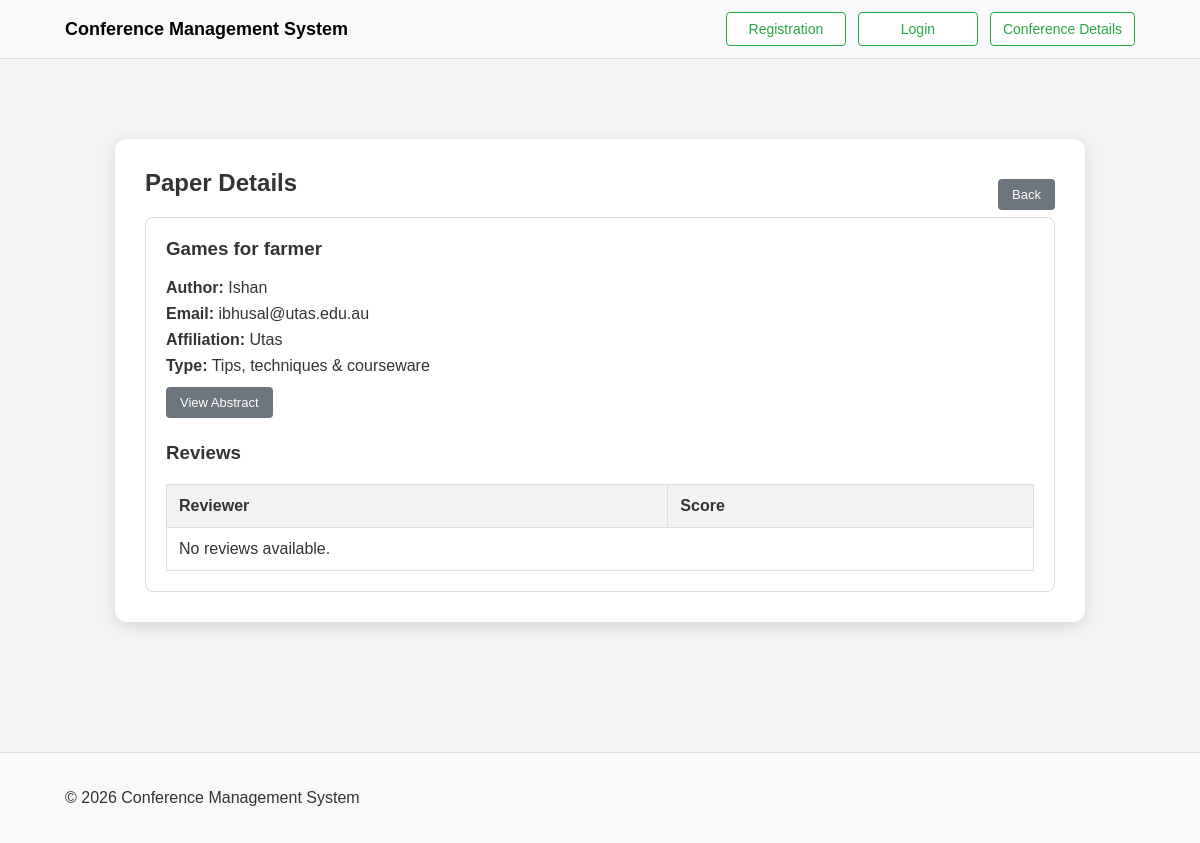
Page /details.php?id=5 on the earlier database version.
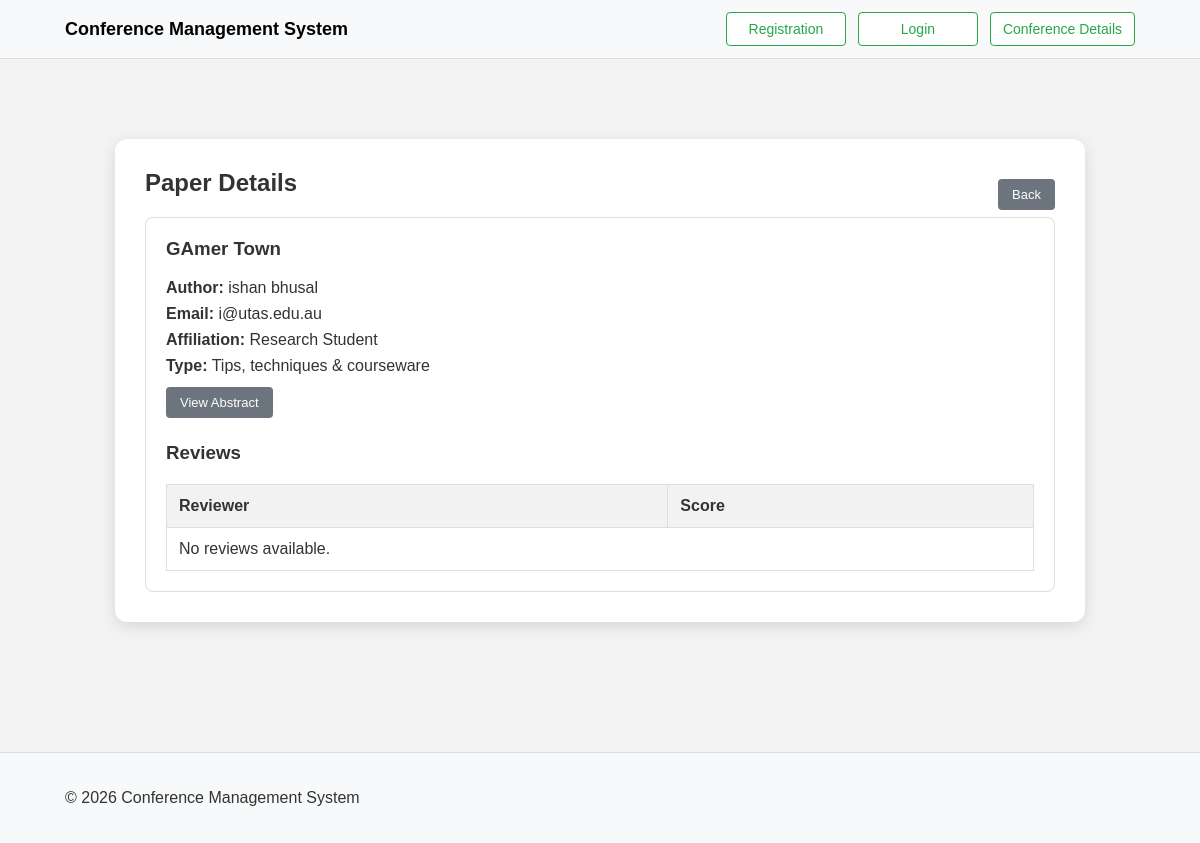
Same page on the later database version.
### tables this page shows
CREATE TABLE Submissions (
    id INTEGER PRIMARY KEY AUTOINCREMENT,
    User_id INTEGER NOT NULL,
    title TEXT NOT NULL,
    paper_type TEXT,
    accepted BOOLEAN DEFAULT 0,
    abstract TEXT,
    FOREIGN KEY (User_id) REFERENCES Users(id)
);

CREATE TABLE Users (
    id INTEGER PRIMARY KEY AUTOINCREMENT,
    Name TEXT NOT NULL,
    Email TEXT NOT NULL UNIQUE,
    Password TEXT NOT NULL,
    affiliation TEXT,
    Role TEXT
);

### details.php (the view, shortened to what this page needs)
<?php
include('db_conn.php');
$id = (int)$_GET['id'];
$sql = "
    SELECT
        s.id,
        s.title,
        s.paper_type,
        s.abstract,
        u.Name AS author_name,
        u.Email AS author_email,
        u.affiliation
    FROM Submissions s
    JOIN Users u ON s.User_id = u.id
    WHERE s.id = :id
";
$stmt = $pdo->prepare($sql);
$stmt->bindParam(':id', $id, PDO::PARAM_INT);
$stmt->execute();
$submission = $stmt->fetch(PDO::FETCH_ASSOC);
$reviewSql = "
    SELECT
        reviewer.Name AS reviewer_name,
        r.results
    FROM Review r
    JOIN Users reviewer ON r.user_id = reviewer.id
    WHERE r.submission_id = :id
";
$reviewStmt = $pdo->prepare($reviewSql);
$reviewStmt->bindParam(':id', $id, PDO::PARAM_INT);
$reviewStmt->execute();
$reviews = $reviewStmt->fetchAll(PDO::FETCH_ASSOC);
?>
<!DOCTYPE html>
<html lang="en">
<head>
    <link rel="stylesheet" href="styles.css">
</head>
<body>
<?php require_once 'nav.php'; ?>
<div class="content-area">
  <div class="wrapper">
    <div class="details-box">
      <div style="display:flex; justify-content:space-between; align-items:center; gap:16px; flex-wrap:wrap;">
        <h2>Paper Details</h2>
        <a href="submissions.php" class="secondary-btn">Back</a>
      </div>
      <div class="detail-card">
        <h3><?php echo htmlspecialchars($submission['title']); ?></h3>
        <p><strong>Author:</strong> <?php echo htmlspecialchars($submission['author_name']); ?></p>
        <p><strong>Email:</strong> <?php echo htmlspecialchars($submission['author_email']); ?></p>
        <p><strong>Affiliation:</strong> <?php echo htmlspecialchars($submission['affiliation']); ?></p>
        <p><strong>Type:</strong> <?php echo htmlspecialchars($submission['paper_type']); ?></p>
        <button id="toggleAbstractBtn" class="detailsBtn" type="button">View Abstract</button>
        <h3 style="margin-top:24px;">Reviews</h3>
        <table class="submission-table review-table">
          <thead>
            <tr>
              <th>Reviewer</th>
              <th>Score</th>
            </tr>
          </thead>
          <tbody>
            <?php if (count($reviews) > 0): ?>
              <?php foreach ($reviews as $review): ?>
                <tr>
                  <td><?php echo htmlspecialchars($review['reviewer_name']); ?></td>
                  <td><?php echo htmlspecialchars($review['results']); ?></td>
                </tr>
              <?php endforeach; ?>
            <?php else: ?>
              <tr>
                <td colspan="2">No reviews available.</td>
              </tr>
            <?php endif; ?>
          </tbody>
        </table>
      </div>
    </div>
  </div>
</div>
<footer>
  <div class="container footer-row">
    <p>&copy; 2026 Conference Management System</p>
  </div>
</footer>
</body>
</html>

Differences in the rows shown:
changed submissions "Tips, techniques & courseware": title "Games for farmer" → "GAmer Town"; User.Name "Ishan" → "ishan bhusal"; User.Email "ibhusal@utas.edu.au" → "i@utas.edu.au"; User.affiliation "Utas" → "Research Student"
